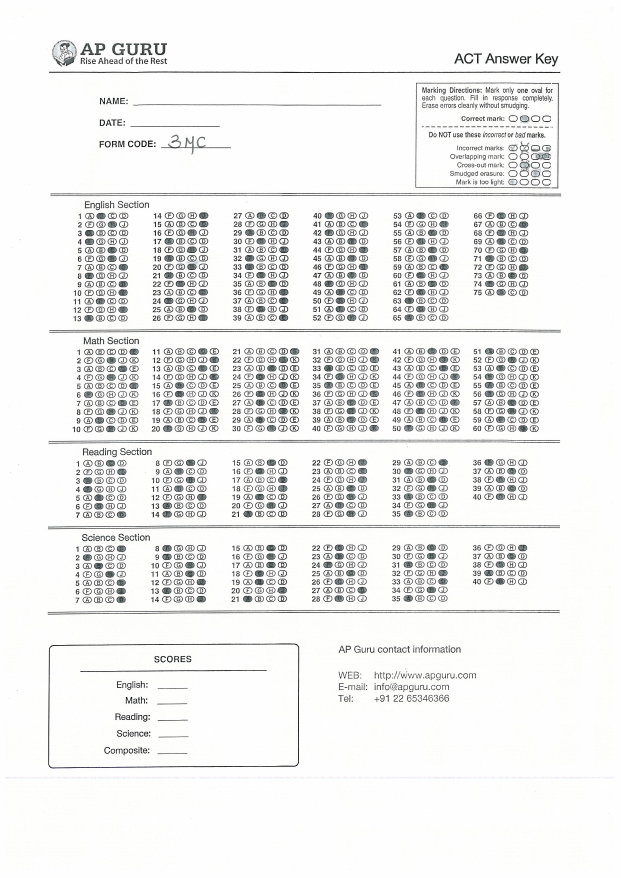
#> input picture OMRProject2/Untitled2.jpg, 2482 x 3510 px (shown at 1/4 size)
$ python -i houghlinesp.py   (imports and definitions only)   (Python 2 division)
#> lines starting #> are read from the running program, lines starting #| are printed output that depends on the picture; after the words box and inside, x2 and y2 are one past the last pixel; in counts of white or black regions, pixels touching at a corner belong together
#> further down, picture is the input picture: shape (3510, 2482, 3); mean B, G, R 238.9, 239.4, 239.2
# -*- coding: utf-8 -*-
"""
Created on Tue Dec 19 10:23:38 2017

@author: admin
"""

import cv2
import numpy as np
import math

def distance(x1,y1,x2,y2):
    x=(x2-x1)**2
    y=(y2-y1)**2
    length=math.sqrt(x+y)
    print "x^2  ,  y^2   : ",x,y
    print "length achived : ",length
    return length

def intercept(x,y,m):
    print "calculating intercept of : ",x,y,m
    return y-m*x

def main(img):
    h,w,_=img.shape
#> h = 3510; w = 2482
    kernel = np.ones((5,5),np.uint8)

    #img = cv2.imread("WA0003_houghline.jpg")
    #img = cv2.resize(img,(1400,800))

    gray = cv2.cvtColor(img,cv2.COLOR_BGR2GRAY)

    gray=cv2.equalizeHist(gray)
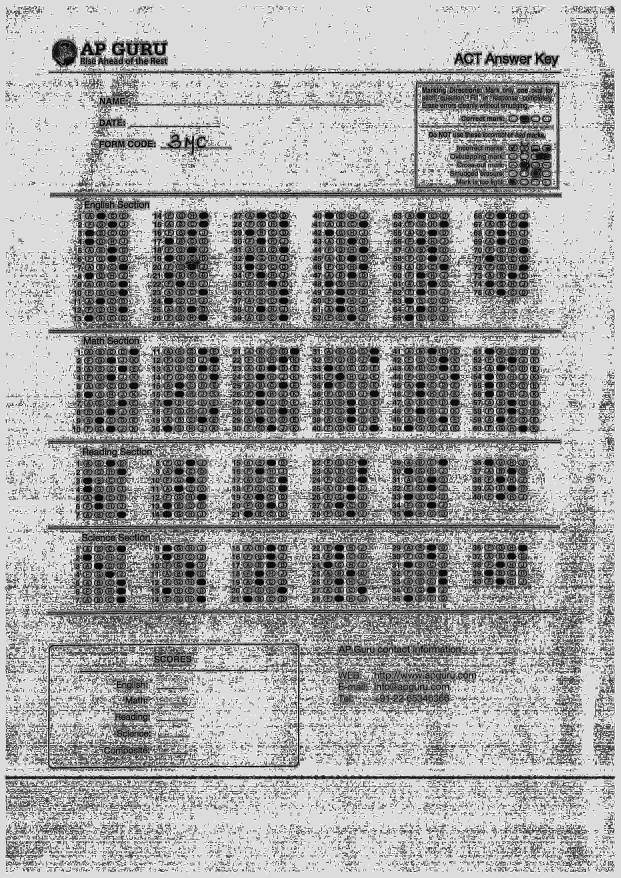
#> gray: shape (3510, 2482) (shown at 1/4 size); min 0, max 255, mean 164.3
    ret,thresh=cv2.threshold(gray,127, 255, cv2.THRESH_BINARY)
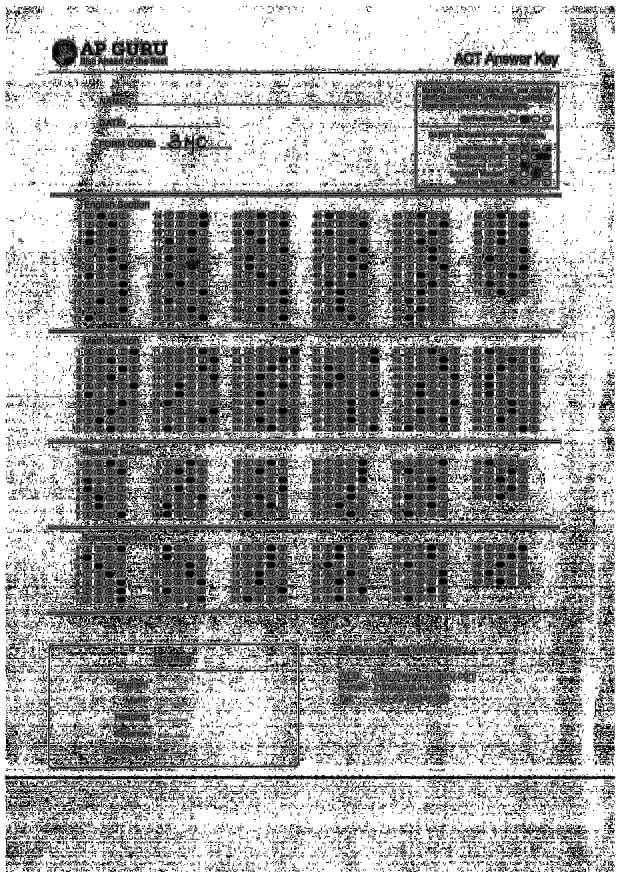
#> thresh: shape (3510, 2482) (shown at 1/4 size); 63.7% white; 22465 black regions (14359 under 20 px), largest, box (x1, y1, x2, y2) and area: (131, 302, 2376, 3088) 2210632, (192, 145, 2256, 449) 50596, (19, 3096, 2459, 3142) 31044
    #erosion = cv2.erode(thresh,kernel,iterations = 1)
    thresh = cv2.morphologyEx(thresh, cv2.MORPH_OPEN, kernel)
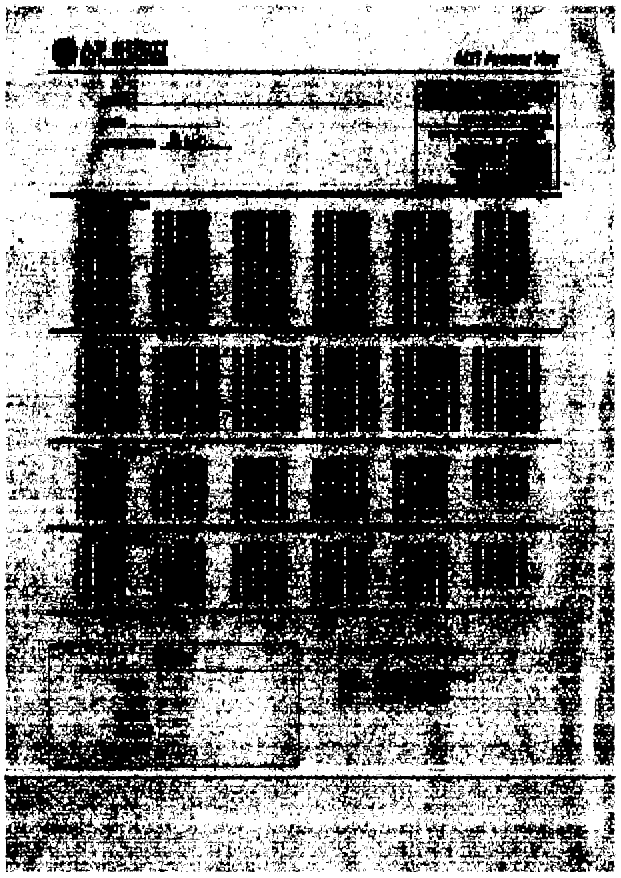
#> thresh: shape (3510, 2482) (shown at 1/4 size); 47.6% white; 4713 white regions, largest, box (x1, y1, x2, y2) and area: (0, 0, 2482, 3510) 2586370, (367, 293, 1704, 768) 448258, (680, 2685, 1184, 3064) 115506
    #thresh = cv2.morphologyEx(thresh, cv2.MORPH_OPEN, kernel)
    #thresh = cv2.morphologyEx(thresh, cv2.MORPH_OPEN, kernel)
    #thresh = cv2.morphologyEx(thresh, cv2.MORPH_OPEN, kernel)
    edges = cv2.Canny(thresh,50,150,apertureSize = 3)
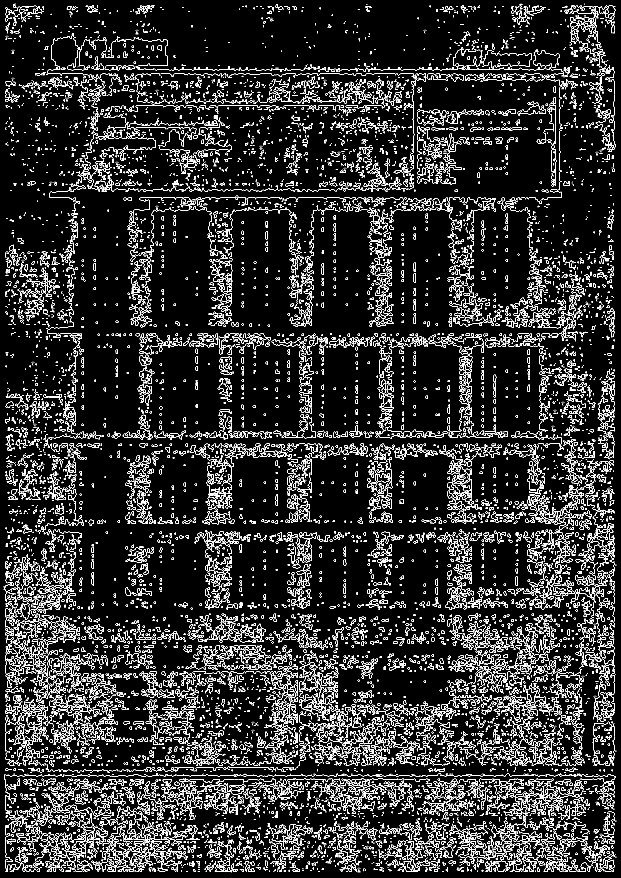
#> edges: shape (3510, 2482) (shown at 1/4 size); 5.8% white in thin lines or dots
    print img.shape[1]
#| 2482
    print img.shape
#| (3510, 2482, 3)
    minLineLength=100
    lines = cv2.HoughLinesP(image=edges,rho=1,theta=np.pi/180, threshold=100,lines= np.array([]), minLineLength=minLineLength,maxLineGap=40)


    line=[]
    if len(lines)!=0:
        a,b,c = lines.shape
#> a = 7730; b = 1; c = 4
        for i in range(a):
            x1=lines[i][0][0]
            y1=lines[i][0][1]
            x2=lines[i][0][2]
            y2=lines[i][0][3]

            if x2-x1!=0:
                m=float(y2-y1)/float(x2-x1)
                print "slope : ",m
                if m>1 or m<-1:
                    line.append(((x1,y1,x2,y2),distance(x1,y1,x2,y2),m))
                    print "(x1,y1),(x2,y2) , slope : ",x1,y1,x2,y2,m
                    cv2.line(img, (x1, y1), (x2, y2), (255, 0, 255), 1, cv2.LINE_AA)

            else:
                print "(x1,y1),(x2,y2) : ",x1,y1,x2,y2
#> this loop made 7730 passes
#> (x1, y1, x2, y2, m) on passes 1, 2, 3, 6, 33, 37, 47, 55, 57, 71, 82, 101: (16, 3103, 2455, 3103, 0), (529, 295, 998, 295, 0), (497, 791, 1624, 791, 0), (488, 3143, 2040, 3143, 0), (225, 277, 1020, 277, 0), (568, 279, 1215, 279, 0), (1060, 2839, 1808, 2839, 0), (178, 3365, 1263, 3365, 0), (489, 423, 1538, 423, 0), (2296, 3104, 2463, 3104, 0), (857, 1727, 2167, 1727, 0), (1799, 3364, 2456, 3364, 0)
#> (x1, y1, x2, y2) on passes 4, 5, 7, 8, 9, 10: (1887, 1350, 1887, 799), (1535, 2261, 1535, 2129), (303, 1605, 303, 1335), (2239, 1335, 2239, 1202), (1871, 2087, 1871, 792), (1199, 1303, 1199, 1145)
#| slope :  0.0
#| slope :  0.0
#| slope :  0.0
#| (x1,y1),(x2,y2) :  1887 1350 1887 799
#| (x1,y1),(x2,y2) :  1535 2261 1535 2129
#| slope :  0.0
#| (x1,y1),(x2,y2) :  303 1605 303 1335
#| (x1,y1),(x2,y2) :  2239 1335 2239 1202
#> (further printed lines are left out)
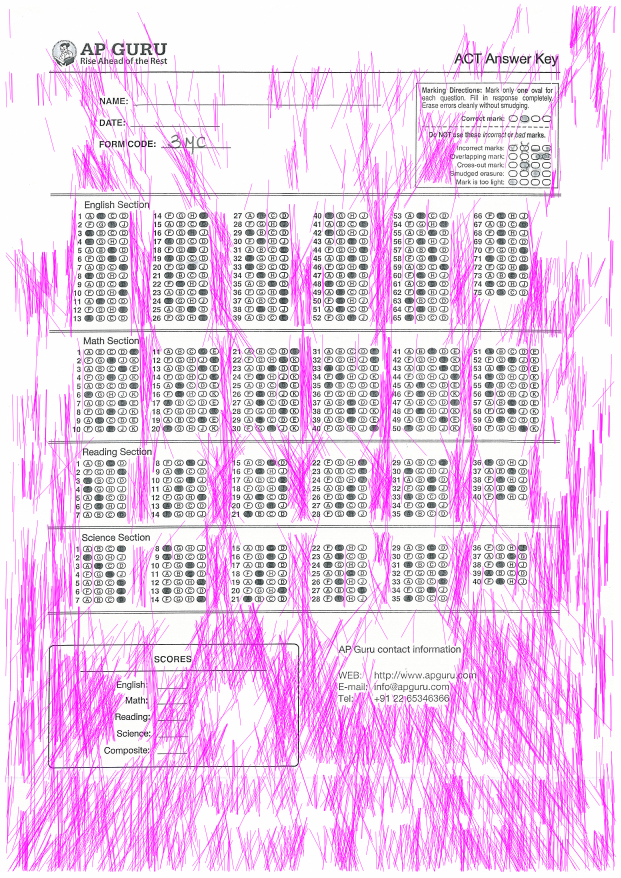
#> img: shape (3510, 2482, 3) (shown at 1/4 size); mean B, G, R 239.3, 206.9, 239.6
#> after the loop, line = 4856 items
        #print "lines : ",line
        bigline=max(line,key=lambda item:item[1])
#> bigline = ((1501, 626, 1560, 1751), 1126.5, 19.07)
        print "bigline : ",bigline
        c=intercept(bigline[0][0],bigline[0][1],bigline[2])
#> c = -27994.8
        y=0
        print "slope and intercept of biggest line : ",bigline[2],c
        x=int(-c/bigline[2])
#> x = 1468
        print "x of biggest line : ",x

        if bigline[0][1]>bigline[0][3]:
            point1=(x,y)
            point2=(bigline[0][0], h)
        else:
            point1=(x,y)
#> point1 = (1468, 0)
            point2=(bigline[0][2], h)
#> point2 = (1560, 3510)


        cv2.line(img, point1,point2, (0, 255, 0), 2, cv2.LINE_AA)
        cv2.imwrite('houghlines5.jpg',img)

        cv2.imshow("lines",img)
        #cv2.imshow("edges",edges)
        if cv2.waitKey(0)==27:
#> (key Esc is pressed here)
            cv2.destroyAllWindows()
        return point1,point2
    print "No lines detected"
    return 0,0

>>> import cv2
>>> picture = cv2.imread('OMRProject2/Untitled2.jpg')
>>> result = main(picture)
#> result = ((1468, 0), (1560, 3510))
